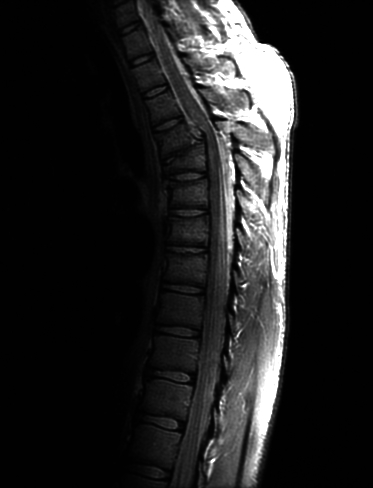
%> input picture Lab1_Solutions/spine.jpg, 373 x 488 px
$ octave Exercise1_3_Solution.m   (GNU Octave 9; MATLAB toolbox functions it lacks are replaced by stand-ins)
%> lines starting %> are read from the running program, lines starting %| are printed output that depends on the picture
### Lab1_Solutions/ContrastStretch.m
function II = ContrastStretch(im, lo, hi)
im = double(im);
immax = max(max(im));
immin = min(min(im));
im1 = (im - immin)*(hi-lo)/(immax-immin)+lo;
figure, imshow(uint8([im im1])); title('Stretch the original image (left) to a new range on the right.');

end

### Lab1_Solutions/Exercise1_3_Solution.m
close all;  clear all;

[I,map]=imread('spine.jpg');
%> I is the input picture: size 488x373 uint8; min 0, max 255, mean 32.6
%> map = []
figure(1), imshow(I);

% calculate image histogram
%[histI,level] = hist(double(I(:)),0:255);
level = 0:255;
vI = double(I(:));
for i=0:255
    histI(i+1) = length(find(vI==i));
end
%> after the loop, histI = 256 values, max 102029 at index 2, min 1 at index 218, mean 711
histI = histI/sum(histI); %Normalize w/total pixels
%> histI = 256 values, max 0.561 at index 2, min 5.49e-06 at index 218, mean 0.00391
figure(2), plot(histI);
%> after `plot(histI)`:
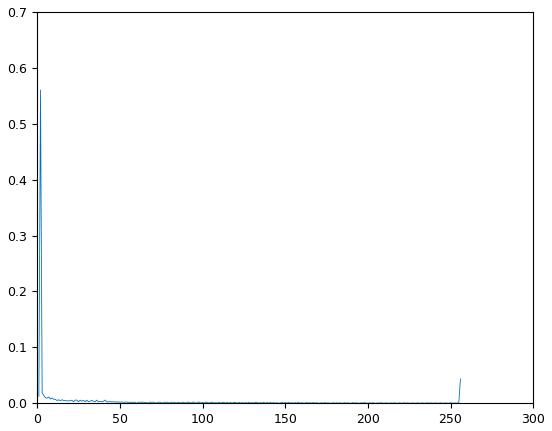
%> figure redrawn from the program's plot data; curve peaks at x = 2, y = 0.561

% cumulative distrib
for i = 1:length(level)
    chistI(i) = sum(histI(1:i));
end
%> after the loop, chistI = 256 values from 0.0123 to 1
figure(3)
plot(level,chistI)
%> figure, not shown here; curve peaks at x = 255, y = 1

minc = min(chistI);
%> minc = 0.0123
%f = round((chistI-minc)/(1-minc)*255+0.5);
f = round(chistI*255+0.5);
%> f = 256 values from 4 to 256
eqI = f(double(I)+1);
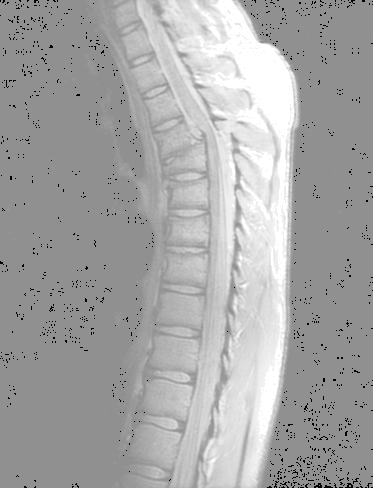
%> eqI: size 488x373 double; min 4, max 256, mean 168.8; drawn with min black and max white

figure(4)
imshow(uint8(eqI),gray(256));
figure(5)
imhist(uint8(eqI),gray(256));
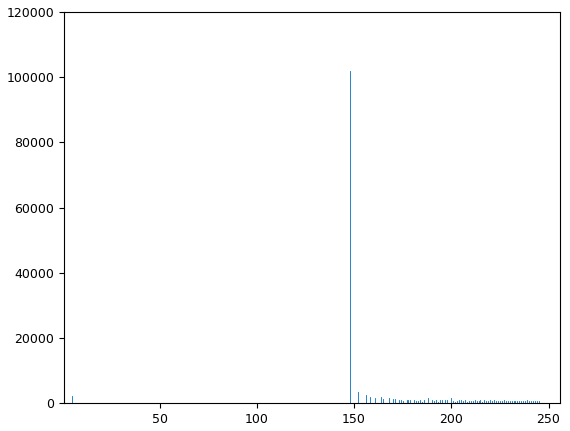
%> figure redrawn from the program's plot data; highest point at x = 148, y = 102029

ContrastStretch(I,0,255);
%> in ContrastStretch, `immax = max(max(im));`: immax = 255
%> in ContrastStretch, `immin = min(min(im));`: immin = 0
%> in ContrastStretch, `imshow(uint8([im im1]))`:
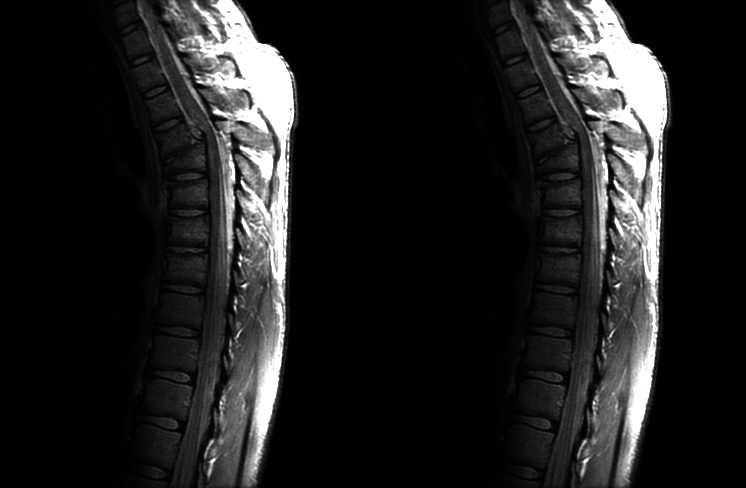
%> displayed picture: size 488x746, on the screen's scale of 0 to 255; min 0, max 255, mean 32.6
